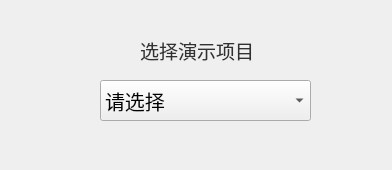
<?xml version="1.0" encoding="UTF-8"?>
<ui version="4.0">
 <class>MainWindow</class>
 <widget class="QMainWindow" name="MainWindow">
  <property name="geometry">
   <rect>
    <x>0</x>
    <y>0</y>
    <width>392</width>
    <height>170</height>
   </rect>
  </property>
  <property name="windowTitle">
   <string>MainWindow</string>
  </property>
  <widget class="QWidget" name="centralWidget">
   <widget class="QLabel" name="label">
    <property name="geometry">
     <rect>
      <x>140</x>
      <y>30</y>
      <width>141</width>
      <height>40</height>
     </rect>
    </property>
    <property name="font">
     <font>
      <family>微软雅黑</family>
      <pointsize>14</pointsize>
      <weight>9</weight>
      <italic>false</italic>
      <bold>false</bold>
     </font>
    </property>
    <property name="styleSheet">
     <string notr="true">font: 75 14pt &quot;微软雅黑&quot;;
color: rgb(49, 49, 49);</string>
    </property>
    <property name="text">
     <string>选择演示项目</string>
    </property>
   </widget>
   <widget class="QComboBox" name="comboBox">
    <property name="geometry">
     <rect>
      <x>100</x>
      <y>80</y>
      <width>211</width>
      <height>41</height>
     </rect>
    </property>
    <property name="font">
     <font>
      <pointsize>15</pointsize>
      <weight>50</weight>
      <bold>false</bold>
     </font>
    </property>
    <item>
     <property name="text">
      <string>请选择</string>
     </property>
    </item>
    <item>
     <property name="text">
      <string>单链表</string>
     </property>
    </item>
    <item>
     <property name="text">
      <string>循环链表</string>
     </property>
    </item>
    <item>
     <property name="text">
      <string>双向链表</string>
     </property>
    </item>
   </widget>
  </widget>
 </widget>
 <layoutdefault spacing="6" margin="11"/>
 <resources/>
 <connections/>
</ui>
